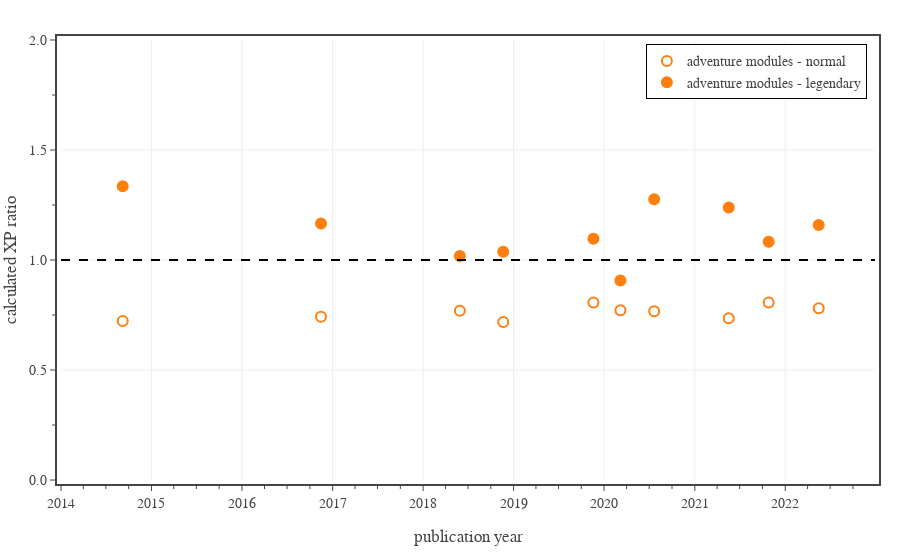
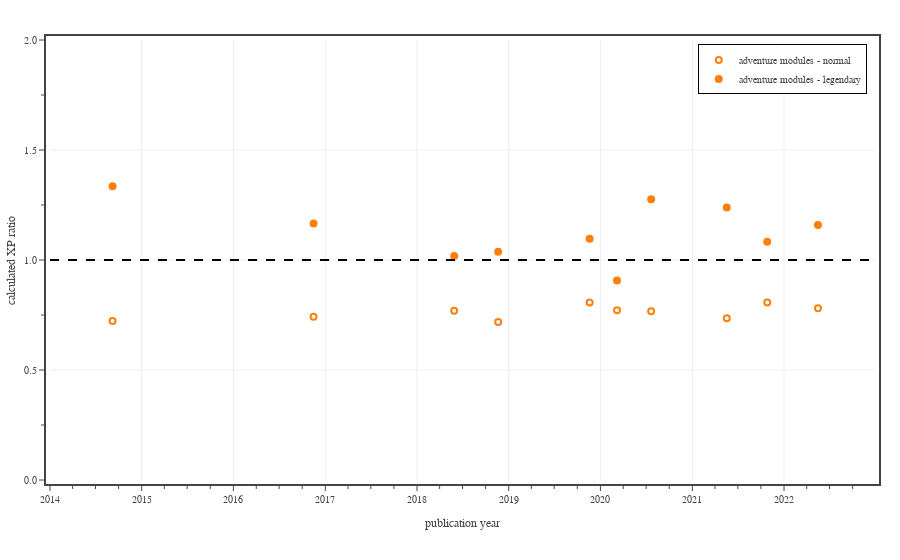

The notebook cell saved with these charts, in order:
### Code cell
# plot eXP ratio vs time. Split data by book type.
from datetime import date
import plotly.express as px
from bs4 import BeautifulSoup

groups = {
    'adventure modules - normal': {
        'Legendary': ['N'],
        'marker': dict(
            size=10, 
            color='rgba(0,0,0,0.0)', 
            line=dict(color='#ff7f0e', width=2)
        )
    },
    'adventure modules - legendary': {
        'Legendary': ['L','LL'],
        'marker': dict(
            size=10, 
            color='#ff7f0e', 
            line=dict(color='#ff7f0e', width=2)
        )
    }
}

# summarize the current dataset
df1 = df0[df0['CR'].between(1,30) 
    & df0['Legendary'].isin(['N','L','LL'])
    & df0['Book Type'].isin(['Source'])]
df1['group'] = df1.apply(lambda row: 'source books - normal' if row['Legendary'] == 'N' else 'source books - legendary', axis=1)

group_columns = ['Date','group','Book']
date_range = [date(2014, 1, 1), date.today()]

# plot results
fig = go.Figure()

for g in groups:
    group = groups[g]
    mask = (df1['Legendary'].isin(group['Legendary']))
    dfG = df1[mask].groupby(group_columns).size().to_frame('Total').reset_index()
    dfG['eXP Ratio Mean'] = df1[mask].groupby(group_columns).mean().reset_index()['eXP Ratio']
    dfG['eXP Ratio Std Dev'] = df1[mask].groupby(group_columns).std().reset_index()['eXP Ratio']
    dfG = dfG.sort_values(by=['Date'])
    dfG = dfG[dfG['Total'].ge(1)]
    
    fig.add_trace(go.Scatter(
        x=dfG['Date'], 
        y=dfG['eXP Ratio Mean'],
        mode='markers',
        name=g,
    ))

    fig.update_traces(
        selector=dict(name=g),
        customdata = np.stack((dfG['Book'], dfG['Total']), axis=-1),
        hovertemplate = '<b>%{customdata[0]}</b><br>'
            + 'Date: %{x}<br>'
            + 'XP ratio: %{y:.2f}<br>'
            + 'Monsters: %{customdata[1]:.0f}'
            + '<extra></extra>',
        marker=group['marker'],
    )

fig.add_trace(go.Scatter(
    x=date_range, 
    y=[1, 1],
    mode='lines', 
    line=dict(color='black', dash='dash'),
    showlegend=False,
    hoverinfo='skip'
))

# save large format figure
fig.update_layout(
    template=TFB_TEMPLATE,
    hoverlabel=dict(
        bgcolor='white',
    ),
    xaxis=dict(
        title_text='publication year',
        range=date_range,
    ),
    yaxis=dict(
        title_text='calculated XP ratio',
        range=[0, 2],
        tick0=0, dtick=0.5,
        tickformat='.1f',
        minor=dict(tick0=0, dtick=0.25),
    ),
    legend=dict(
        yanchor='top',  y=0.99,
        xanchor='right', x=0.99,
        orientation='v',
    ),
)

fig.show(config=TFB_CONFIG)
if SAVEFIGS:
    file_name = f'./fig-exp-ratio-mean-vs-time-source-books-large.html'
    fig.write_html(
        file_name, 
        include_plotlyjs=False, 
        full_html=False, 
        config=TFB_CONFIG
    )
    # add style to figure
    with open(file_name, 'r') as fin:
        fig_soup = BeautifulSoup(fin, 'html.parser')

    fig_soup.div['class'] = 'plotly-div-large'
    fig_soup.div['style'] = 'width:800px; min-width:50%; max-width:100%'
    with open(file_name, 'wb') as fout:
        fout.write(fig_soup.prettify('utf-8'))

# save small format figure
fig.update_traces(marker=dict(size=6))
fig.update_layout(font=dict(size=10), legend=dict(font=dict(size=10)))

fig.show(config=TFB_CONFIG)
if SAVEFIGS:
    file_name = f'./fig-exp-ratio-mean-vs-time-source-books-small.html'
    fig.write_html(
        file_name, 
        include_plotlyjs=False, 
        full_html=False, 
        config=TFB_CONFIG
    )
    # add style to figure
    with open(file_name, 'r') as fin:
        fig_soup = BeautifulSoup(fin, 'html.parser')

    fig_soup.div['class'] = 'plotly-div-small'
    #fig_soup.div['style'] = 'hight:800px; min-width:50%; max-width:100%'
    fig_soup.div['style'] = 'aspect-ratio: 600/500;'
    with open(file_name, 'wb') as fout:
        fout.write(fig_soup.prettify('utf-8'))

### Figure 1 — Plotly figure (JSON) as saved in the notebook; plotly's stock layout.template omitted (floating-point values rounded to 4 significant figures)
{"data": [{"customdata": [["MM", 265], ["VGtM", 106], ["MToF", 88], ["GGtR", 47], ["ERftLW", 19], ["EGtW", 26], ["MOoT", 38], ["VRGtR", 26], ["FToD", 49], ["MPMotM", 203]], "hovertemplate": "<b>%{customdata[0]}</b><br>Date: %{x}<br>XP ratio: %{y:.2f}<br>Monsters: %{customdata[1]:.0f}<extra></extra>", "marker": {"color": "rgba(0,0,0,0.0)", "line": {"color": "#ff7f0e", "width": 2}, "size": 10}, "mode": "markers", "name": "adventure modules - normal", "type": "scatter", "x": ["2014-09-07T00:00:00", "2016-11-15T00:00:00", "2018-05-29T00:00:00", "2018-11-20T00:00:00", "2019-11-19T00:00:00", "2020-03-07T00:00:00", "2020-07-21T00:00:00", "2021-05-18T00:00:00", "2021-10-26T00:00:00", "2022-05-16T00:00:00"], "y": [0.7226, 0.7417, 0.7689, 0.7179, 0.8071, 0.772, 0.7669, 0.7351, 0.8071, 0.7803]}, {"customdata": [["MM", 39], ["VGtM", 5], ["MToF", 27], ["GGtR", 13], ["ERftLW", 8], ["EGtW", 3], ["MOoT", 7], ["VRGtR", 6], ["FToD", 51], ["MPMotM", 34]], "hovertemplate": "<b>%{customdata[0]}</b><br>Date: %{x}<br>XP ratio: %{y:.2f}<br>Monsters: %{customdata[1]:.0f}<extra></extra>", "marker": {"color": "#ff7f0e", "line": {"color": "#ff7f0e", "width": 2}, "size": 10}, "mode": "markers", "name": "adventure modules - legendary", "type": "scatter", "x": ["2014-09-07T00:00:00", "2016-11-15T00:00:00", "2018-05-29T00:00:00", "2018-11-20T00:00:00", "2019-11-19T00:00:00", "2020-03-07T00:00:00", "2020-07-21T00:00:00", "2021-05-18T00:00:00", "2021-10-26T00:00:00", "2022-05-16T00:00:00"], "y": [1.335, 1.166, 1.018, 1.038, 1.097, 0.9066, 1.276, 1.239, 1.083, 1.159]}, {"hoverinfo": "skip", "line": {"color": "black", "dash": "dash"}, "mode": "lines", "showlegend": false, "type": "scatter", "x": ["2014-01-01", "2022-12-29"], "y": [1, 1]}], "layout": {"hoverlabel": {"bgcolor": "white"}, "legend": {"orientation": "v", "x": 0.99, "xanchor": "right", "y": 0.99, "yanchor": "top"}, "xaxis": {"range": ["2014-01-01", "2022-12-29"], "title": {"text": "publication year"}}, "yaxis": {"dtick": 0.5, "minor": {"dtick": 0.25, "tick0": 0}, "range": [0, 2], "tick0": 0, "tickformat": ".1f", "title": {"text": "calculated XP ratio"}}}}

### Figure 2 — Plotly figure (JSON) as saved in the notebook; plotly's stock layout.template omitted (floating-point values rounded to 4 significant figures)
{"data": [{"customdata": [["MM", 265], ["VGtM", 106], ["MToF", 88], ["GGtR", 47], ["ERftLW", 19], ["EGtW", 26], ["MOoT", 38], ["VRGtR", 26], ["FToD", 49], ["MPMotM", 203]], "hovertemplate": "<b>%{customdata[0]}</b><br>Date: %{x}<br>XP ratio: %{y:.2f}<br>Monsters: %{customdata[1]:.0f}<extra></extra>", "marker": {"color": "rgba(0,0,0,0.0)", "line": {"color": "#ff7f0e", "width": 2}, "size": 6}, "mode": "markers", "name": "adventure modules - normal", "type": "scatter", "x": ["2014-09-07T00:00:00", "2016-11-15T00:00:00", "2018-05-29T00:00:00", "2018-11-20T00:00:00", "2019-11-19T00:00:00", "2020-03-07T00:00:00", "2020-07-21T00:00:00", "2021-05-18T00:00:00", "2021-10-26T00:00:00", "2022-05-16T00:00:00"], "y": [0.7226, 0.7417, 0.7689, 0.7179, 0.8071, 0.772, 0.7669, 0.7351, 0.8071, 0.7803]}, {"customdata": [["MM", 39], ["VGtM", 5], ["MToF", 27], ["GGtR", 13], ["ERftLW", 8], ["EGtW", 3], ["MOoT", 7], ["VRGtR", 6], ["FToD", 51], ["MPMotM", 34]], "hovertemplate": "<b>%{customdata[0]}</b><br>Date: %{x}<br>XP ratio: %{y:.2f}<br>Monsters: %{customdata[1]:.0f}<extra></extra>", "marker": {"color": "#ff7f0e", "line": {"color": "#ff7f0e", "width": 2}, "size": 6}, "mode": "markers", "name": "adventure modules - legendary", "type": "scatter", "x": ["2014-09-07T00:00:00", "2016-11-15T00:00:00", "2018-05-29T00:00:00", "2018-11-20T00:00:00", "2019-11-19T00:00:00", "2020-03-07T00:00:00", "2020-07-21T00:00:00", "2021-05-18T00:00:00", "2021-10-26T00:00:00", "2022-05-16T00:00:00"], "y": [1.335, 1.166, 1.018, 1.038, 1.097, 0.9066, 1.276, 1.239, 1.083, 1.159]}, {"hoverinfo": "skip", "line": {"color": "black", "dash": "dash"}, "marker": {"size": 6}, "mode": "lines", "showlegend": false, "type": "scatter", "x": ["2014-01-01", "2022-12-29"], "y": [1, 1]}], "layout": {"font": {"size": 10}, "hoverlabel": {"bgcolor": "white"}, "legend": {"font": {"size": 10}, "orientation": "v", "x": 0.99, "xanchor": "right", "y": 0.99, "yanchor": "top"}, "xaxis": {"range": ["2014-01-01", "2022-12-29"], "title": {"text": "publication year"}}, "yaxis": {"dtick": 0.5, "minor": {"dtick": 0.25, "tick0": 0}, "range": [0, 2], "tick0": 0, "tickformat": ".1f", "title": {"text": "calculated XP ratio"}}}}
